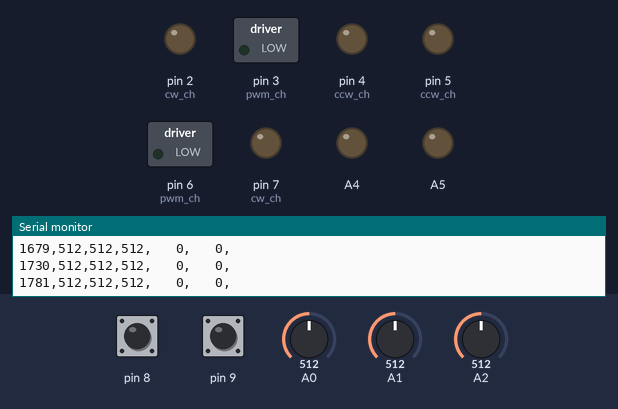
Recording of a sketch running on a simulated Arduino Uno, built with avr-gcc and run on an emulated ATmega328P. Shown: switched loads named in the sketch (green lamp = pin HIGH), output pins drawn as LEDs (lit = HIGH), the last lines printed to the serial monitor. Dashed ring = blinking. Inputs (shaded band) come from the test bench; at power-on: pin 8 HIGH, pin 9 HIGH, A0 = 512, A1 = 512, A2 = 512.

Above: at 1.8 s.
1.9 s: pin 8 pulled LOW for 0.15 s
At 4.2 s:
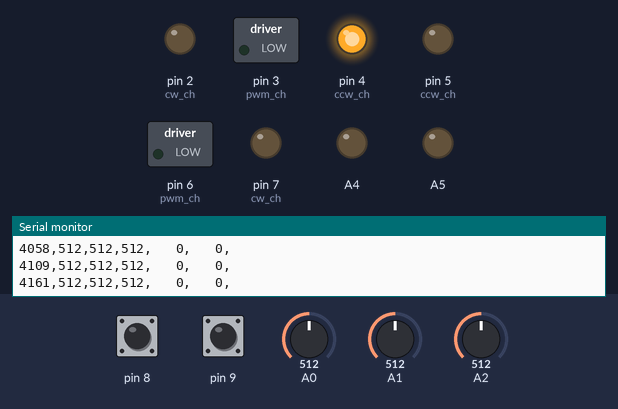
4.9 s: pin 9 pulled LOW for 3.2 s
At 5.4 s:
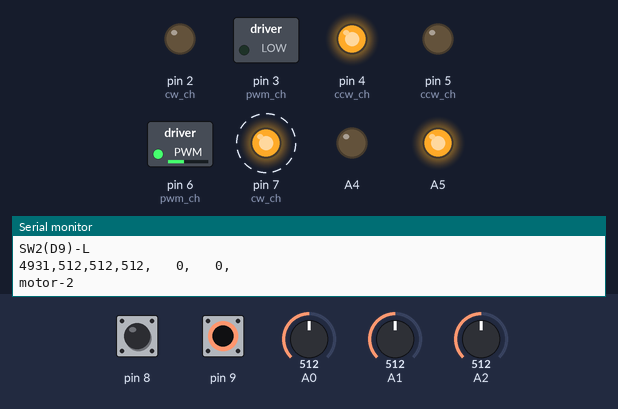
9.6 s: pin 8 pulled LOW for 1 s
At 11.3 s:
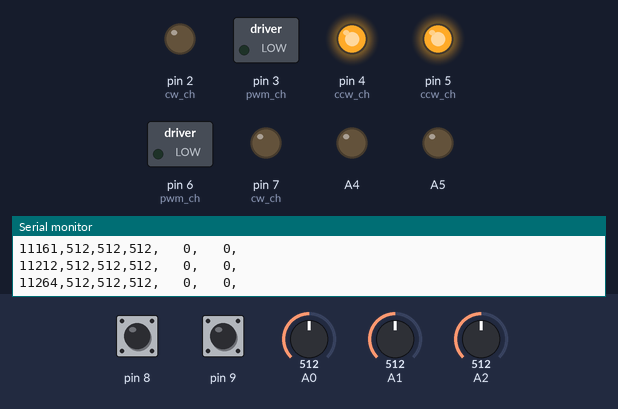
12.6 s: pin 8 pulled LOW for 3.2 s
At 13.1 s:
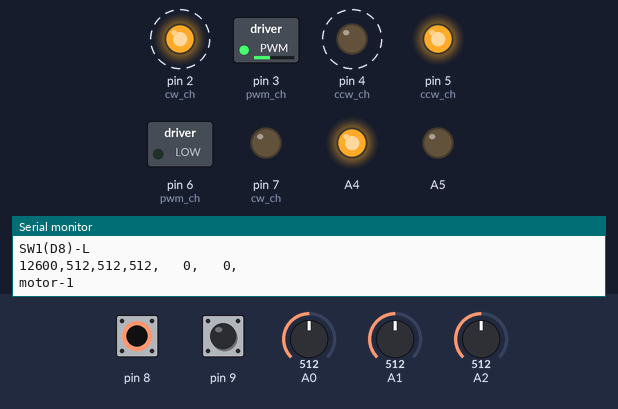
Timing chart, 0 to 18.2 s (numbered marks = the images above; inputs shaded):
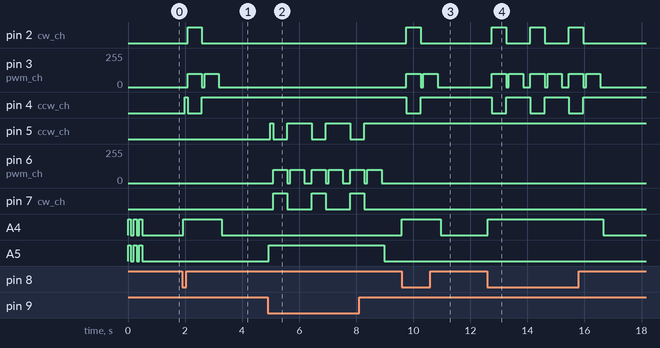

Measured:
- after the input at 1.9 s, pin 2 (cw_ch): LOW → HIGH after 0.19 s, → LOW 0.50 s later; pin 3 (pwm_ch): alternates 100/255 for 0.50 s and 0/255 for 0.10 s, 4 changes in all, then stays 0/255, starting after 0.19 s; pin 4 (ccw_ch): LOW → HIGH after 0.09 s, → LOW 0.10 s later, → HIGH 0.50 s later; A4: LOW → HIGH at once, → LOW 1.4 s later
- after the input at 4.9 s, pin 5 (ccw_ch): LOW → HIGH after 0.08 s, then repeats every 1.4 s: LOW 0.50 s, HIGH 0.85 s; pin 6 (pwm_ch): 0/255 → 100/255 after 0.18 s, then repeats every 1.4 s: 0/255 0.10 s, 100/255 0.50 s, 0/255 0.25 s, 100/255 0.50 s
- after the input at 9.6 s, pin 2 (cw_ch): LOW → HIGH after 0.16 s, → LOW 0.50 s later; pin 3 (pwm_ch): alternates 100/255 for 0.50 s and 0/255 for 0.10 s, 4 changes in all, then stays 0/255, starting after 0.16 s; pin 4 (ccw_ch): HIGH → LOW after 0.16 s, → HIGH 0.50 s later; A4: LOW → HIGH at once, → LOW 1.4 s later
- after the input at 12.6 s, pin 2 (cw_ch): alternates HIGH for 0.50 s and LOW for 0.85 s, 6 changes in all, then stays LOW, starting after 0.15 s; pin 3 (pwm_ch): 0/255 → 100/255 after 0.15 s, then repeats every 1.4 s: 0/255 0.10 s, 100/255 0.50 s, 0/255 0.25 s, 100/255 0.50 s

The sketch:

micon_car_123.ino
```cpp
//専門実験・演習B ロボット制御２
//2026.10.10 Takahiro Doi ☆
//以下3つのうちどれか一つだけを有効にすること
#define WEEK_1 //第1週の実験のときはここを有効にする
//#define WEEK_2 //第2週の実験のときはここを有効にする
//#define WEEK_3 //第3週の実験のときはここを有効にする

//第1週の基本的な機能確認処理はL158からのw1_sensor_test()を参照すること
//第2週の限界感度法による制御パラメータチューニングはL212からのw2_zn_tuning()を参照すること
//第3週のステップ応答とライントレースについては，L311からのw3_line_trace()を参照すること

#define MODE_P 1
#define MODE_PI 2
#define MODE_PID 3
#define MODE_ORIGINAL 4
#define SAMPLING_TIME_MSEC 1 //サンプリングタイム[msec]

int pot_data;
int sensor_L_data;
int sensor_R_data;
long time_now;
long time_start;
int pwm_1;//モータ１に与えるPWM
int pwm_2;//モータ２に与えるPWM
int led_pwm;//LEDに与えるPWM

//---------------------------------------------------
void update_status()
{
  pot_data = analogRead(A0);
  sensor_L_data = analogRead(A1);
  sensor_R_data = analogRead(A2);
  time_now = millis()-time_start;
}
//---------------------------------------------------
void print_status()
{
//  Serial.println(" ");
  Serial.print(time_now);
  Serial.print(",");
  Serial.print(pot_data);
  Serial.print(",");
  Serial.print(sensor_L_data);
  Serial.print(",");
  Serial.print(sensor_R_data);
  Serial.print(",   ");
  Serial.print(pwm_1);
  Serial.print(",   ");
  Serial.print(pwm_2);
  //Serial.print(",   ");
  //Serial.print(",LED:");
  //Serial.print(led_pwm);
  Serial.println(",   ");

}
//---------------------------------------------------
void drive_motor(int no, int duty)
{
  int absduty=abs(duty);
  int cw_ch,ccw_ch;//方向指令チャンネル
  int pwm_ch;//モータのチャンネル
int stnby_ch;//スタンバイポート

  if(no==1)
  {
    cw_ch=2;
    ccw_ch=4;
    pwm_ch=3;
    stnby_ch=10;
    pwm_1=duty;
  }
  else if(no==2)
  {
    cw_ch=7;
    ccw_ch=5;
    pwm_ch=6;
    stnby_ch=11;
    pwm_2=duty;
  }
  else
  {
    return;
  }
    if(duty>0)
//    if(duty<0)
    {
    digitalWrite(cw_ch,HIGH);
    digitalWrite(ccw_ch,LOW);
    }
    else
    {
    digitalWrite(cw_ch,LOW);
    digitalWrite(ccw_ch,HIGH);
    }
//    return;//デバッグ用モータ停止

    if(absduty>255)absduty=255;//最大値でクリップ
    analogWrite(pwm_ch,absduty);//PWM発生
    digitalWrite(stnby_ch,HIGH);//ロック解除


}
//---------------------------------------------------
void set_LED(int no, int pwm_in)
{
  int abspwm=abs(pwm_in);
  if(abspwm>255)abspwm=254;//最大値でクリップ

  if(no==1)analogWrite(A4,abspwm);
  if(no==2)analogWrite(A5,abspwm);
}
//---------------------------------------------------
void setup() {
  // put your setup code here, to run once:
  //初期化

  int i;

  pinMode(2, OUTPUT);   // output CW1
  pinMode(4, OUTPUT);   // output CCW1
  pinMode(7, OUTPUT);   // output CW2
  pinMode(5, OUTPUT);   // output CCW2
  pinMode(8, INPUT_PULLUP);   // 入力ピンに設定　SW1
  pinMode(9, INPUT_PULLUP);   // 入力ピンに設定　SW2
  time_start=millis();

  Serial.begin(115200);
//Initialize serial and wait for port to open:
  while (!Serial) {
    ; // wait for serial port to connect. Needed for Leonardo only
  }

  // prints title with ending line break
  Serial.println("=== KIT Micon Car Control System ===");
  #ifdef WEEK_1
  Serial.println("=== WEEK_1 defined ===");
  #endif
  #ifdef WEEK_2
  Serial.println("=== WEEK_2 defined ===");
  #endif
  #ifdef WEEK_3
  Serial.println("=== WEEK_3 defined ===");
  #endif
  //LEDの点滅
  for(i=0;i<3;i++)
  {
    set_LED(1,130);
    set_LED(2,130);
    delay(100);
    set_LED(1,0);
    set_LED(2,0);
    delay(100);
  }
}
//---------------------------------------------------
//　第1週　センサデータと基本機能の確認
//---------------------------------------------------
void w1_function_test(void)
{
  //テスト用関数
int motor_no=0;
int i;

//スイッチ状態の確認
if(digitalRead(8)==LOW)
{
  Serial.println("SW1(D8)-L");
  motor_no=1;
  set_LED(1,150);
}
else if(digitalRead(9)==LOW)
{
  Serial.println("SW2(D9)-L");
  motor_no=2;
  set_LED(2,150);
}

//センサ状態表示
  update_status();
  print_status();
  delay(50);


//  モータテスト
  if((motor_no==1)||(motor_no==2))
  {
   Serial.print("motor-");
   Serial.println(motor_no);
  drive_motor(motor_no,0);
  delay(100);
  drive_motor(motor_no,100);
  delay(500);
  drive_motor(motor_no,0);
  delay(100);
  drive_motor(motor_no,-100);
  delay(500);
  drive_motor(motor_no,0);
  delay(100);
   Serial.println("done");
  }

  //LED消灯
    set_LED(1,0);
    set_LED(2,0);

}
//---------------------------------------------------
//　第2週　限界感度法を実行する関数
//　シリアル通信の表示は使わず，持続振動するかどうかを確認する．
//  振動の周期をオシロスコープを使って計測する
//---------------------------------------------------
void w2_zn_tuning(void)
{
//限界感度法によるチューニング
//変数定義
  char stop_flag=0;
  int mode;
  double kp;//制御パラメータ（限界感度法ではPのみ）．
  double e;//error（制御偏差）
  long dt_msec=SAMPLING_TIME_MSEC;//サンプリングタイムmsec
  double dt=(double)SAMPLING_TIME_MSEC/1000.0;//サンプリングタイム[sec]
  double m_pwm=0;//ステアリングモータへの出力
  long time_prev=0;//前回状態表示した時刻

//制御実行前の準備
mode=MODE_P;//P補償に固定

if(mode==MODE_P)//P補償
{
   kp=0.008;//☆☆☆☆☆☆　ここを調整する　☆☆☆☆☆☆☆
}


//制御パラメータ表示
  Serial.println(" ");
  Serial.println("===Start ZN tuning =====");
  Serial.print("P-control ");

  Serial.print("(kp)= ");
  Serial.print(kp,4);//小数点以下4桁まで表示
  Serial.println(" ");

  delay(1000);//実行前待機
  time_start=millis();//時刻初期値更新
  time_prev=-50;//231220
  //制御処理（無限ループ）
  //--------- whileループここから ------------
  while(1)
  {
    update_status();//センサ状態更新．time_now更新も含む
    if((time_now-time_prev)>50)//50msecに1度だけ状態表示
    {
      print_status();
      time_prev=time_now;
    }

    //スイッチによる停止処理
    if(digitalRead(8)==LOW)stop_flag=1;
    if(digitalRead(9)==LOW)stop_flag=1;
    if(stop_flag==1)break;//ループから抜ける


    //制御則
    e = (double)sensor_L_data-(double)sensor_R_data;

    if(mode==MODE_P) m_pwm=kp*e; //p補償

    //制御状態表示用LED点灯
    led_pwm=(int)m_pwm * 10;
    set_LED(1,0);//LED1 一旦消灯
    set_LED(2,0);//LED2 一旦消灯

    if(led_pwm > 0)//モータ正方向駆動（LED1点灯）
    {
      set_LED(1,130);
      set_LED(2,0);
    }

    if(led_pwm < 0)//モータ逆方向駆動（LED2点灯）
    {
      set_LED(1,0);
      set_LED(2,130);
    }

    //モータ駆動
    drive_motor(1,m_pwm*255);//ステアリング制御
    drive_motor(2,0);//タイヤ駆動モータ制御（停止）

    //サンプリングタイム処理
    delay(dt_msec);//サンプリングタイム休む
  }
  //------- whileループここまで -----------


  //ループ外（停止処理）
   Serial.println(" ");
   Serial.println("===Stop ZN tuning =====");
    drive_motor(1,0);//モータ１停止
    drive_motor(2,0);//モータ２停止
    set_LED(1,0);//LED1 一旦消灯
    set_LED(2,0);//LED2 一旦消灯
    delay(1000);
}
//---------------------------------------------------
//　第3週　ステップ応答，ライントレースの関数
//  シリアル通信のログをグラフ化する．
//---------------------------------------------------
void w3_line_trace(void)
{
//変数定義
  char stop_flag=0;
  int mode;
  double kp,ti,td;//制御パラメータ
  double e;//error（制御偏差）
  double de_dt;//errorの時間微分
  double e_s=0;//errrorの時間積分．初期値ゼロ
  long dt_msec=SAMPLING_TIME_MSEC;//サンプリングタイムmsec
  double dt=(double)SAMPLING_TIME_MSEC/1000.0;//サンプリングタイム[sec]
  double e_prev=0;//1周期前のerror
  double m_pwm=0;//ステアリングモータへの出力（0～1）
  double m_pwm2=0.5;//タイヤ駆動用モータのPWM（一定値．0～1）ステップ応答の実験の際にはゼロにしておく．
  long time_prev=0;//前回状態表示した時刻
  time_start=millis();//時刻初期値更新

//制御実行前の準備
//補償方式を選ぶ
mode=MODE_P;//P補償
//mode=MODE_PID;//PID補償
//mode=MODE_PI;//PI補償
//mode=MODE_ORIGINAL;//独自の補償

if(mode==MODE_P)//P補償
{
   kp=0.2655;//0.00531*0.5;//限界感度法の値に基づいて設定する
}
if(mode==MODE_PI)//PI補償
{
   kp=0.23895;//0.00531*0.45;//限界感度法の値に基づいて設定する
   ti=0.21083;//0.253/1.2;//限界感度法の値に基づいて設定する
}
if(mode==MODE_PID)//PID補償
{
    kp=0.003186;//0.00531*0.6;//限界感度法の値に基づいて設定する
    ti=0.1265;//0.253*0.5;//限界感度法の値に基づいて設定する
    td=0.031625;//0.253/8;//限界感度法の値に基づいて設定する
}
if(mode==MODE_ORIGINAL)//各班独自の補償
{
  //ここに独自に考えた補償パラメータを書く（制御則もこの後に追記する）
  ;
}


//制御パラメータ表示
  Serial.println(" ");
  Serial.println("===Start Line Trace =====");
  if(mode==MODE_P)Serial.print("P-control ");
  else if(mode==MODE_PI)Serial.print("PI-control ");
  else if(mode==MODE_PID)Serial.print("PID-control ");
  else Serial.print("?-control ");
  Serial.print("(kp,ti,td)= ");
  Serial.print("(");
  Serial.print(kp,4);
  Serial.print(",");
  Serial.print(ti,4);
  Serial.print(",");
  Serial.print(td,4);
  Serial.println(")");
  Serial.println("time, pot, L, R, PWM1, PWM2");

  delay(1000);//実行前待機

  time_now=millis();//211021 update
  //time_prev=time_now;//211021 update
  time_prev=-50;//211021 update
  time_start=time_now;//231220 update　スタート時刻更新

  //制御処理（無限ループ）
  //--------- whileループここから ------------
  while(1)
  {
    update_status();//センサ状態更新．time_now更新も含む
    if((time_now-time_prev)>50)//50msecに1度だけ状態表示
    {
      print_status();
      time_prev=time_now;
    }

    //スイッチによる停止処理
    if(digitalRead(8)==LOW)stop_flag=1;
    if(digitalRead(9)==LOW)stop_flag=1;
    if(stop_flag==1)break;//ループから抜ける


    //制御則
    e = (double)sensor_L_data-(double)sensor_R_data;
    de_dt=(e-e_prev)/dt;//微分
    e_s+=e*dt;//積分
    e_prev=e;//次の微分のためのパラメータ保存

    if(mode==MODE_P) m_pwm=kp*e; //p補償
    if(mode==MODE_PI) m_pwm=kp*(e+(e_s/ti));//PI補償．tiがゼロにならないように注意．
    if(mode==MODE_PID) m_pwm=kp*(e+(e_s/ti)+de_dt*td);//PID補償．tiがゼロにならないように注意．
    if(mode==MODE_ORIGINAL)
    {
      //ここに独自に考えた制御則を書く
      ;
    }

    //制御状態表示用LED点灯
    led_pwm=(int)m_pwm * 10;
    set_LED(1,0);//LED1 一旦消灯
    set_LED(2,0);//LED2 一旦消灯

    if(led_pwm > 0)//モータ正方向駆動（LED1点灯）
    {
      set_LED(1,130);
      set_LED(2,0);
    }

    if(led_pwm < 0)//モータ逆方向駆動（LED2点灯）
    {
      set_LED(1,0);
      set_LED(2,130);
    }

    //モータ駆動
    drive_motor(1,m_pwm*255);//ステアリング制御
    drive_motor(2,m_pwm2*255);//タイヤ駆動モータ制御（一定速度）

    //サンプリングタイム処理
    delay(dt_msec);//サンプリングタイム休む
  }
  //------- whileループここまで -----------


  //ループ外（停止処理）
   Serial.println(" ");
   Serial.println("===Stop Line Trace =====");
    drive_motor(1,0);//モータ１停止
    drive_motor(2,0);//モータ２停止
    set_LED(1,0);//LED1 一旦消灯
    set_LED(2,0);//LED2 一旦消灯
    delay(1000);
}

//---------------------------------------------------
void loop() {
  //メインの処理
  //L4～L6の#defineを確認してから実行すること．

  //第1週のプログラム
  #ifdef WEEK_1
  w1_function_test();//機能テスト用関数
  #endif

  //スイッチで第2週，第3週のプログラム開始
  //if((digitalRead(8)==LOW)&&(digitalRead(9)==LOW))//両方押した場合
  if((digitalRead(8)==LOW)||(digitalRead(9)==LOW))//どちらか押した場合
    {
    #ifdef WEEK_2
      Serial.println(" W2 zn_tuning ");
      w2_zn_tuning();//限界感度法によるチューニング（関数内部ループあり）
    #endif
    #ifdef WEEK_3
      Serial.println(" W3 line_trace ");
      w3_line_trace();//ライントレース処理（関数内部ループあり）
    #endif
    }
}
```
